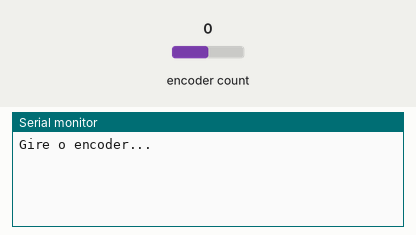
This sketch was run on a simulated Arduino Uno, built with avr-gcc and run on an emulated ATmega328P. Parts: the last lines printed to the serial monitor. Inputs (shaded band) come from the test bench; at power-on: encoder count 0.

Above: at 1.2 s.
1.3 s: encoder count set to 1
At 1.6 s:
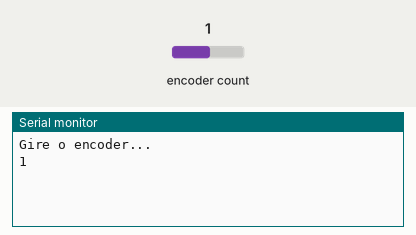
2.8 s: encoder count set to 2
At 4.0 s:
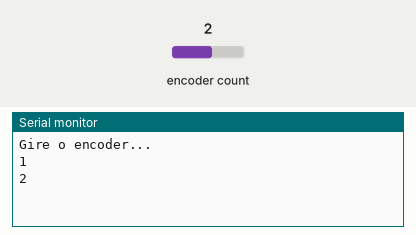

The sketch:

Encoder_Posicao_Pura.ino
```cpp
#include <RotaryEncoder.h>

RotaryEncoder encoder(A2, A3);

int newPos = 0;

void setup()
{
  Serial.begin(9600);
  Serial.println("Gire o encoder...");
}

void loop()
{
  static int pos = 0;
  encoder.tick();

  int newPos = encoder.getPosition();

  if (pos != newPos)
  {
    Serial.print(newPos);
    Serial.println();
    pos = newPos;
  }
}
```

Measured:
- after the input at 1.3 s, the serial monitor: prints a new line at once (image 1)
- after the input at 2.8 s, the serial monitor: prints a new line at once (image 2)
